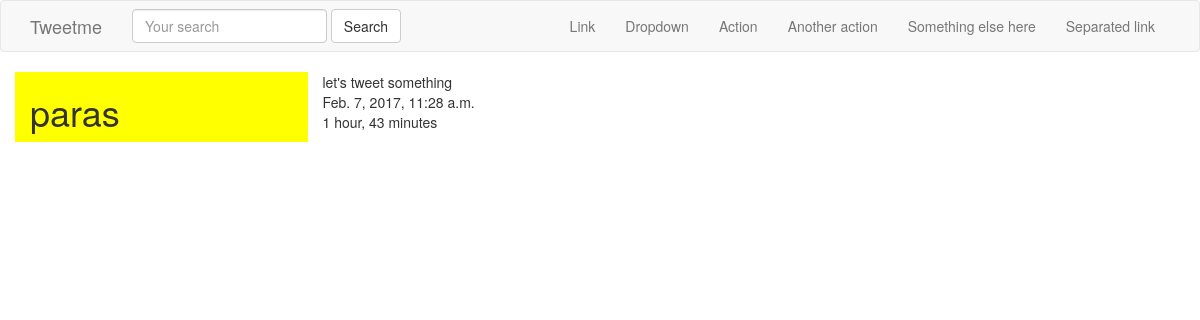
Screenshot of /tweet/12/ with the database file from the repository.
### tweets/models.py (models this page shows, shortened)
class Tweet(models.Model):
    user = models.ForeignKey(settings.AUTH_USER_MODEL, default=1)
    content = models.CharField(max_length=140, validators=[validate_content])
    timestamp = models.DateTimeField(auto_now_add=True)
    updated = models.DateTimeField(auto_now=True)

### tweets/views.py (the view)
# urls.py: url(r'^(?P<pk>\d+)/$', TweetDetailView.as_view() , name='detail'),
class TweetDetailView(DetailView):
    queryset = Tweet.objects.all()

### tweets/templates/tweets/tweet_detail.html (shortened to what this page needs)
{% extends 'tweets/base.html' %}
{% block content %}
<div class="row">
<div class="col-sm-3 col-xs-12" style="background-color:yellow;">
    <h1>{{ object.user }}</h1>
</div>
    <div class="col-sm-9 col-xs-12">
{{ object.content }}</br>
{{ object.timestamp }}</br>
{{ object.timestamp|timesince }}
    </div>
    </div>
{% endblock content %}

### rows the page displays
Tweet: user "paras", content "let's tweet something", timestamp "Feb. 7, 2017, 11:28 a.m.", timestamp "1 hour, 43 minutes"
